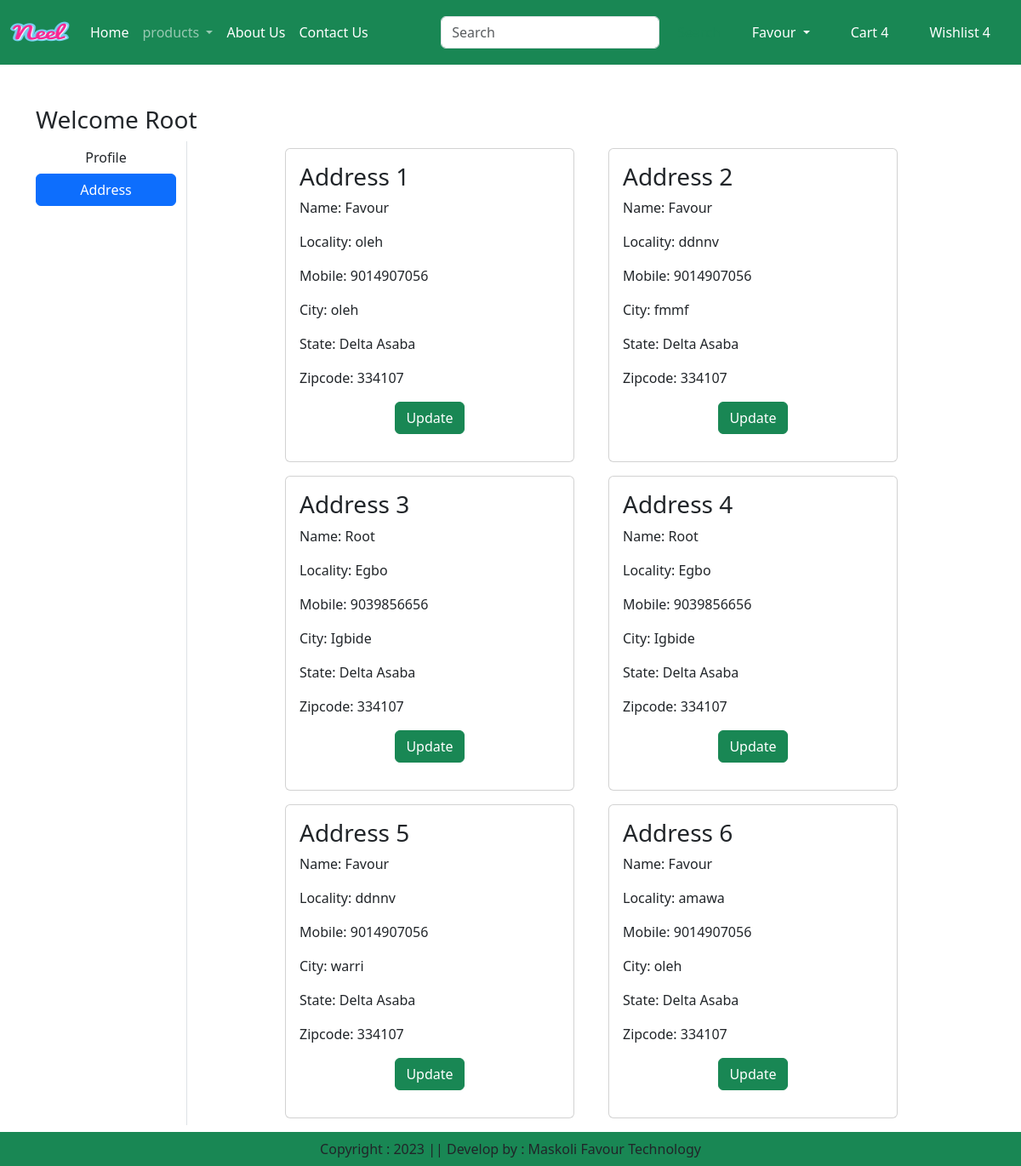
The page /address/ (signed in) on the database its author committed.
### app/models.py (models this page shows, shortened)
class Customer(models.Model):
    user = models.ForeignKey(User,on_delete=models.CASCADE)
    name = models.CharField(max_length=200)
    locality = models.CharField(max_length=200)
    city = models.CharField(max_length=50)
    mobile = models.IntegerField(default=0)
    zipcode = models.IntegerField()
    state = models.CharField(choices=STATE_CHOICES, max_length=100)

### app/views.py (the view)
# urls.py: path('address/', views.address, name='address'), # a function no a class so no as_view
def address(request):
    add = Customer.objects.filter(user=request.user) # can only fetch customer address if login
    return render(request, 'app/address.html',locals())

### app/templates/app/address.html (shortened to what this page needs)
{% extends 'app/base.html' %}
{% load static %}
{% block main-content %}
<div class="container">
    <div class="row my-5">
        <h3>Welcome <span class="text-capitalize">{{request.user}}</span></h3>
        <div class="col-sm-2 border-end">
            <ul class="list-unstyled">
                <li class="d-grid"><a href="{% url 'profile' %}" class="btn">Profile</a></li>
                <li class="d-grid"><a href="{% url 'address' %}" class="btn btn-primary">Address</a></li>
            </ul>
        </div>
        <div class="col-sm-8 offset-sm-1">
            <div class="row">
                {% for ad in add %}
                <div class="col-sm-6">
                    <div class="card m-2">
                        <div class="card-body">
                            <h3>Address {{forloop.counter}} </h3>
                            <p>Name: {{ad.name}}</p>
                            <p>Locality: {{ad.locality}}</p>
                            <p>Mobile: {{ad.mobile}}</p>
                            <p>City: {{ad.city}}</p>
                            <p>State: {{ad.state}}</p>
                            <p>Zipcode: {{ad.zipcode}}</p>
                            <p class="text-center"><a href="{% url 'updateaddress' pk=ad.id %}" type="button" class="btn btn-success">Update</a></p>
                        </div>
                    </div>
                </div>
                {% endfor %}
            </div>
        </div>
    </div>
</div>
{% endblock main-content %}

### rows shown on the page
Customer: name "Favour", locality "oleh", mobile "9014907056", city "oleh", state "Delta Asaba", zipcode "334107"
Customer: name "Favour", locality "ddnnv", mobile "9014907056", city "fmmf", state "Delta Asaba", zipcode "334107"
Customer: name "Root", locality "Egbo", mobile "9039856656", city "Igbide", state "Delta Asaba", zipcode "334107"
Customer: name "Root", locality "Egbo", mobile "9039856656", city "Igbide", state "Delta Asaba", zipcode "334107"
Customer: name "Favour", locality "ddnnv", mobile "9014907056", city "warri", state "Delta Asaba", zipcode "334107"
Customer: name "Favour", locality "amawa", mobile "9014907056", city "oleh", state "Delta Asaba", zipcode "334107"

### other values the page prints
{{ request.user }} "Root"
